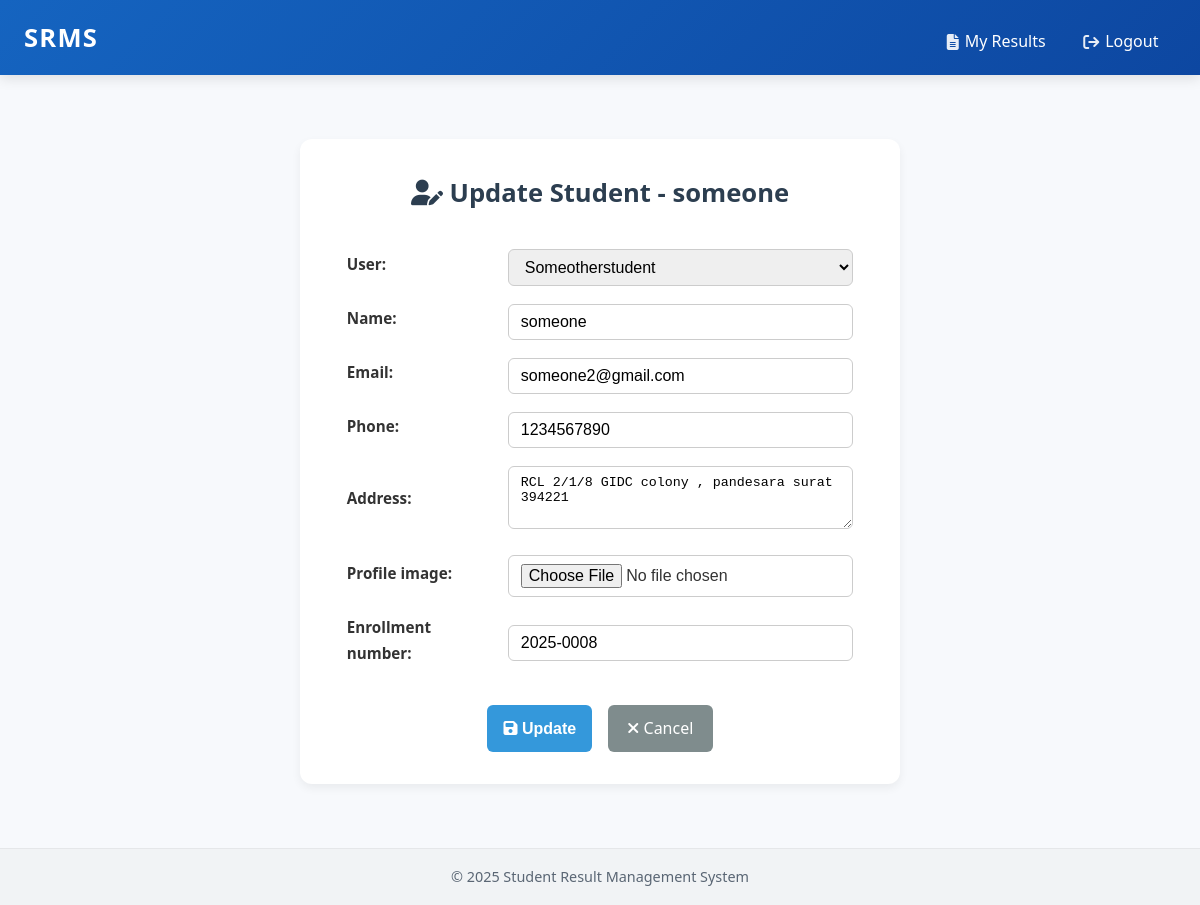
/student/update/8/ (signed in), run on the app's committed database.
### students/models.py (models this page shows, shortened)
class Student(models.Model):
    student_id = models.AutoField(primary_key=True)
    user = models.OneToOneField(User, on_delete=models.CASCADE)
    name = models.CharField(max_length=100)
    email = models.EmailField(unique=True)
    phone = models.CharField(max_length=15)
    address = models.TextField()
    profile_image = models.ImageField(upload_to='profile_images/', blank=True, null=True)
    enrollment_number = models.CharField(max_length=15, unique=True, blank=True)

### students/views.py (the view)
# urls.py: path('student/update/<int:id>/',views.update_student,name='update_student'),
@login_required
def update_student(request, id):
    student = Student.objects.get(pk=id)
    if not request.user.is_superuser and student.user != request.user:
        raise PermissionDenied("You are not allowed to update this student.")
    if request.method == 'POST':
        form = StudentForm(request.POST, request.FILES, instance=student)
        if form.is_valid():
            form.save()
            if request.user.is_superuser:
                return redirect('student_list')
            return redirect('student_profile')
    else:
        form = StudentForm(instance=student)
    return render(request, 'student_form.html', {'form': form})

### students/forms.py
class StudentForm(forms.ModelForm):
    class Meta:
        model = Student
        fields = '__all__'
        widgets = {
            'address': forms.Textarea(attrs={'rows': 3}),
            'profile_image': forms.ClearableFileInput(attrs={'accept': 'image/*'}),
        }

### students/templates/student_form.html (shortened to what this page needs)
{% extends 'base.html' %}
{% block content %}
<div class="form-container">
  <h1 class="form-title">
    {% if form.instance.pk %}
      <i class="fas fa-user-edit"></i> Update Student - {{ form.instance.name }}
    {% else %}
      <i class="fas fa-user-plus"></i> Add New Student
    {% endif %}
  </h1>
  <form method="post" enctype="multipart/form-data" class="styled-form">
    <table class="form-table">
      {{ form.as_table }}
    </table>
    <div class="form-actions">
      <button type="submit" class="btn-primary">
        {% if form.instance.pk %}
          <i class="fas fa-save"></i> Update
        {% else %}
          <i class="fas fa-plus-circle"></i> Add
        {% endif %}
      </button>
      <a href="javascript:history.back()" class="btn-secondary">
        <i class="fas fa-times"></i> Cancel
      </a>
    </div>
  </form>
</div>
{% endblock %}

### students/static/css/styles.css (style rules this page uses)
:root { --primary-color: #1564c0; --secondary-color: #0d47a1; --accent-color: #fbc02d; --background-color: #f4f6f9; --text-color: #2c3e50; --light-text-color: #5a6674; --danger-color: #c62828; --success-color: #2e7d32; --font-family: 'Inter', 'Segoe UI', 'Roboto', 'Helvetica Neue', sans-serif; --transition-speed: 0.25s; --border-radius: 10px; --shadow: 0 4px 12px rgba(0, 0, 0, 0.1); }
*, *::before, *::after { box-sizing: border-box; margin: 0; padding: 0; }
body { margin: 0; font-family: var(--font-family); background-color: var(--background-color); color: var(--text-color); line-height: 1.7; font-size: 16px; -webkit-font-smoothing: antialiased; -moz-osx-font-smoothing: grayscale; }
body { font-family: 'Segoe UI', sans-serif; background-color: #f7f9fc; color: #333; }
.btn-primary, .btn-secondary { padding: 8px 14px; border-radius: 8px; text-decoration: none; font-size: 0.9rem; color: #fff; }
.btn-primary { background-color: #28a745; }
.btn-secondary { background-color: #6c757d; }
label { font-weight: 500; color: var(--text-color); font-size: 0.95rem; }
.form-actions { margin-top: 2rem; text-align: center; }
.btn-primary { background-color: var(--primary-color); color: #fff; padding: 0.75rem 1.5rem; font-size: 1rem; font-weight: 600; border: none; border-radius: var(--border-radius); cursor: pointer; transition: background-color var(--transition-speed); }
.form-container { max-width: 600px; margin: 2rem auto; padding: 2rem; background: #fff; border-radius: 12px; box-shadow: 0 2px 10px rgba(0, 0, 0, 0.1); }
.form-title { font-size: 1.8rem; margin-bottom: 1.5rem; text-align: center; color: #333; }
.styled-form label { display: block; margin-bottom: 0.3rem; font-weight: 600; color: #333; }
.styled-form input, .styled-form select { width: 100%; padding: 0.6rem; border: 1px solid #ccc; border-radius: 6px; font-size: 1rem; }
.form-actions { display: flex; justify-content: space-between; gap: 1rem; margin-top: 1.5rem; }
.btn-primary { background-color: #3498db; color: white; padding: 0.6rem 1.4rem; border: none; border-radius: 6px; cursor: pointer; font-size: 1rem; transition: background 0.3s; }
.btn-secondary { background-color: #bdc3c7; color: #2c3e50; padding: 0.6rem 1.4rem; text-decoration: none; border-radius: 6px; font-size: 1rem; transition: background 0.3s; }
.btn-primary { background-color: #2ecc71; color: white; padding: 0.6rem 1.2rem; border-radius: 6px; text-decoration: none; font-weight: bold; transition: background 0.3s ease; }
.form-container { max-width: 600px; margin: 2rem auto; padding: 2rem; background: #fff; border-radius: 12px; box-shadow: 0 2px 10px rgba(0, 0, 0, 0.05); }
.form-title { text-align: center; margin-bottom: 1.5rem; font-size: 1.8rem; color: #34495e; }
.form-table { width: 100%; }
.form-table th { text-align: left; padding: 0.5rem 0.8rem; width: 30%; }
.form-table td { padding: 0.5rem 0.8rem; }
input, select, textarea { width: 100%; padding: 8px; border-radius: 6px; border: 1px solid #ccc; }
.form-actions { margin-top: 1.5rem; display: flex; gap: 1rem; justify-content: center; }
.btn-primary { background: #27ae60; color: white; padding: 0.6rem 1.2rem; border-radius: 6px; border: none; font-weight: bold; text-decoration: none; transition: background 0.3s ease; }
.btn-secondary { background: #bdc3c7; color: white; padding: 0.6rem 1.2rem; border-radius: 6px; text-decoration: none; }
.form-container { max-width: 600px; margin: 2rem auto; padding: 2rem; background-color: #ffffff; border-radius: 12px; box-shadow: 0 4px 10px rgba(0, 0, 0, 0.06); }
.form-title { text-align: center; margin-bottom: 1.5rem; font-size: 1.6rem; color: #2c3e50; }
.styled-form input, .styled-form select, .styled-form textarea { width: 100%; padding: 8px 12px; border: 1px solid #ccc; border-radius: 6px; }
.form-actions { display: flex; justify-content: center; gap: 1rem; margin-top: 1.5rem; }
.btn-primary { background-color: #3498db; color: #fff; border: none; padding: 0.6rem 1.2rem; border-radius: 6px; font-weight: bold; cursor: pointer; text-decoration: none; }
.btn-secondary { background-color: #7f8c8d; color: #fff; padding: 0.6rem 1.2rem; border-radius: 6px; text-decoration: none; }
.btn-primary { background-color: #3498db; color: #fff; padding: 0.5rem 1rem; text-decoration: none; border-radius: 6px; font-weight: bold; transition: background-color 0.3s ease; }

### data on the page
Student: instance.name "someone", user "Someotherstudent", name "someone", email "someone2@gmail.com", phone "1234567890", address "RCL 2/1/8 GIDC colony , pandesara surat 394221", enrollment_number "2025-0008"

### other printed values
{{ current_year|default:"2025" }} "2025"
